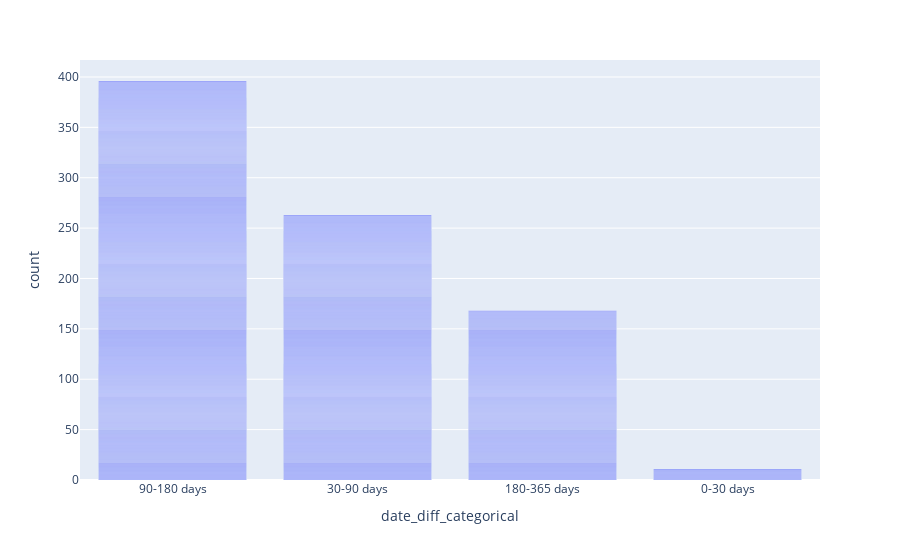

Notebook code cell kept with this figure:
### Markdown cell above
Постройте интерактивный барплот, на котором будут показаны категории с количеством уникальных клиентов в них

### Code cell
fig = px.bar(clients_with_ads, x='date_diff_categorical')
fig.show()

### Figure 1 — Plotly figure (JSON) as saved in the notebook; plotly's stock layout.template omitted (floating-point values rounded to 4 significant figures; data arrays with more than 128 entries replaced by an {"elided": "..."} marker saying what was removed)
{"data": [{"alignmentgroup": "True", "hovertemplate": "date_diff_categorical=%{x}<br>count=%{y}<extra></extra>", "legendgroup": "", "marker": {"color": "#636efa", "pattern": {"shape": ""}}, "name": "", "offsetgroup": "", "orientation": "v", "showlegend": false, "textposition": "auto", "type": "bar", "x": {"elided": "838 str values"}, "xaxis": "x", "y": {"elided": "838 int values"}, "yaxis": "y"}], "layout": {"barmode": "relative", "legend": {"tracegroupgap": 0}, "margin": {"t": 60}, "xaxis": {"anchor": "y", "domain": [0, 1], "title": {"text": "date_diff_categorical"}}, "yaxis": {"anchor": "x", "domain": [0, 1], "title": {"text": "count"}}}}
